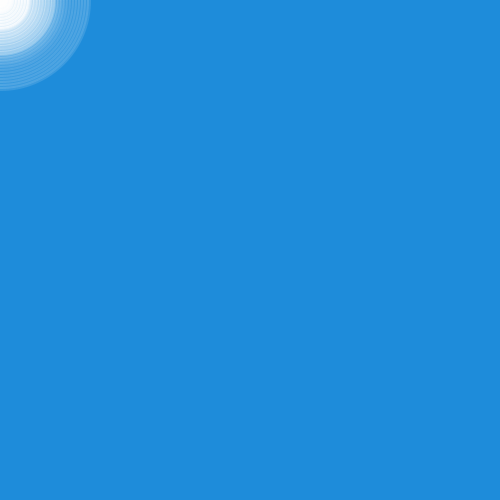
Frame 1 (no input)
Frame 60 (the mouse pressed at the canvas centre just before this capture): identical to frame 1, image omitted
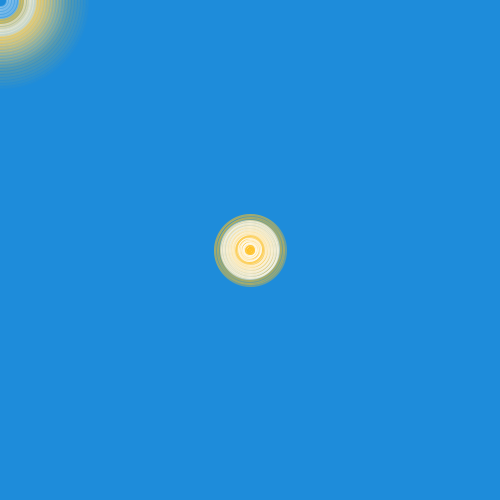
Frame 120 (the mouse held since frame 60 and released just before this capture)

The Processing sketch that drew these frames (run headless with seeded random() and noise(); from frame 60 on, the mouse is pressed at the canvas centre):

// Processing sketch: processing_147022
// ── processing_147022.pde

int num = 150; 
int[] x = new int[num];
int[] y = new int[num];
int indexPosition = 0;

void setup() {
  size(500, 500);
  smooth();
  noFill();
}

void draw() {
  background(30,140,218);
  x[indexPosition] = mouseX;
  y[indexPosition] = mouseY;
  
  
  indexPosition = (indexPosition + 1) % num;
  for (int i = 0; i<num; i++) {
    
    int pos = (indexPosition +i) % num;
    float radius = (num-i) /2.5;
    stroke(255,30);
               if (mousePressed == true) {
      stroke(255,192,34,i);
    }
    ellipse(x[pos], y[pos], radius*3, radius*3);
    ellipse(x[pos], y[pos], radius*2-10, radius*2-10);
    stroke(255,i-20);
    ellipse(x[pos], y[pos], (radius*3)-15, (radius*3)-15);
    ellipse(x[pos], y[pos], (radius*3)-25, (radius*3)-25);
    ellipse(x[pos], y[pos], (radius*3)-60, (radius*3)-60);
    
  }
}
